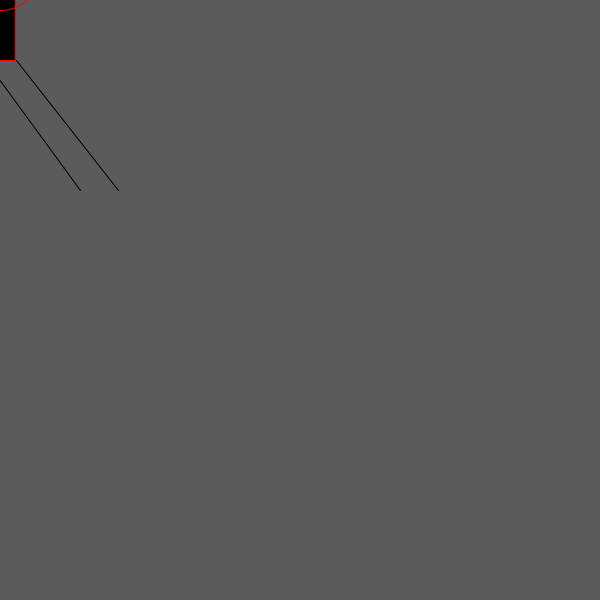
Frame 1 (no input)
Frame 60 (the mouse pressed at the canvas centre just before this capture): identical to frame 1, image omitted
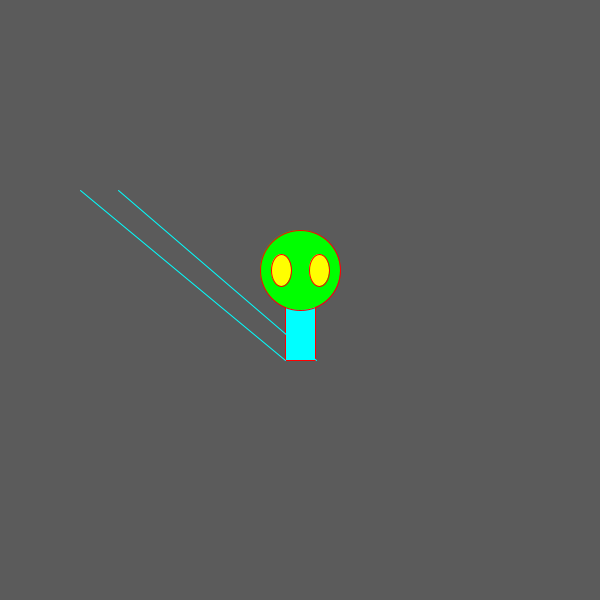
Frame 120 (the mouse held since frame 60 and released just before this capture)

The Processing sketch that drew these frames (run headless with seeded random() and noise(); from frame 60 on, the mouse is pressed at the canvas centre):

// Processing sketch: Zogg_dancing
// ── Zogg_dancing.pde
void setup(){
  size(600,600);
}

void draw(){
 background(91);
ellipseMode(CENTER);
rectMode(CENTER);
  stroke(255,0,0);//makes the outline of all the shapes red
  fill(0,mouseY,mouseX);
  rect(mouseX,mouseY,30,120);//creates the body of the all mighty Zogg
  fill(0,mouseY,0,mouseX);
  ellipse(mouseX,mouseY-30,80,80);
  fill(mouseX,mouseY,0);
  ellipse(mouseX-19,mouseY-30,20,32);
  ellipse(mouseX+19,mouseY-30,20,32);//creates the eyes and head of the all might Zogg
  stroke(0,mouseX,mouseY); // changes the stroke to a cyan
  line(mouseX-15,mouseY+60,80,190);
  line(mouseX+16,mouseY+60,118,190); // creates the legs of the all might Zogg
  println("Take me to your leader or DIE!!!!");
}
